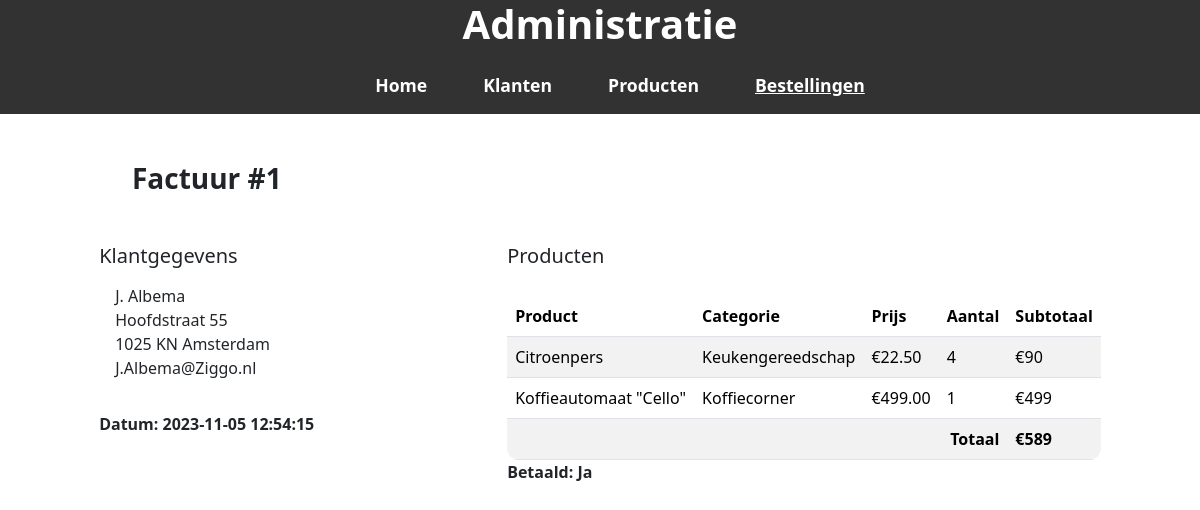
/invoice.php?id=1, run on the app's committed database.
### tables this page shows
CREATE TABLE `customers` (
  `customer_id` int(11) NOT NULL,
  `customer_firstname` varchar(50) NOT NULL,
  `customer_lastname` varchar(50) NOT NULL,
  `customer_address` varchar(50) NOT NULL,
  `customer_zipcode` varchar(7) NOT NULL,
  `customer_city` varchar(50) NOT NULL,
  `customer_email` varchar(50) NOT NULL
);

CREATE TABLE `orders` (
  `order_id` int(11) NOT NULL,
  `order_customer_id` int(11) NOT NULL,
  `order_date` datetime NOT NULL,
  `order_paid` tinyint(4) NOT NULL
);

CREATE TABLE `order_lines` (
  `order_line_id` int(11) NOT NULL,
  `order_line_order_id` int(11) NOT NULL,
  `order_line_product_id` int(11) NOT NULL,
  `order_line_quantity` int(11) NOT NULL
);

CREATE TABLE `products` (
  `product_id` int(11) NOT NULL,
  `product_name` varchar(50) NOT NULL,
  `product_category` varchar(50) DEFAULT NULL,
  `product_price` decimal(8,2) NOT NULL,
  `product_instock` tinyint(4) NOT NULL DEFAULT 0
);

### Classes/order.php (called while the page is built, shortened)
<?php
class Order
{
    public static function vindBestellingId($orderId)
    {
        $conn = Database::start();
        $query = "SELECT * FROM orders WHERE order_id = '$orderId'";
        $result = $conn->query($query);
        if ($result->num_rows > 0) {
            $row = $result->fetch_assoc();
            $order = new Order();
            $order->id = $row["order_id"];
            $order->customerId = $row["order_customer_id"];
            $order->date = $row["order_date"];
            $order->paid = $row["order_paid"];
            return $order;
        }
        return null;
    }
}

### Classes/customer.php (called while the page is built, shortened)
<?php
class Customer
{
    public static function vindKlantId($klantId)
    {
        $conn = Database::start();
        $query = "SELECT * FROM customers WHERE customer_id = '$klantId'";
        $result = $conn->query($query);
        if ($result->num_rows > 0) {
            $row = $result->fetch_assoc();
            $klant = new Customer();
            $klant->id = $row["customer_id"];
            $klant->firstname = $row["customer_firstname"];
            $klant->lastname = $row["customer_lastname"];
            $klant->address = $row["customer_address"];
            $klant->zipcode = $row["customer_zipcode"];
            $klant->city = $row["customer_city"];
            $klant->email = $row["customer_email"];
            return $klant;
        }
        return null;
    }
}

### Classes/orderLine.php (called while the page is built, shortened)
<?php
class Orderline
{
    public static function findOrderId($orderId)
    {
        $conn = Database::start();
        $query = "SELECT * FROM order_lines WHERE order_line_order_id = '$orderId'";
        $result = $conn->query($query);
        $orderlines = [];
        if ($result->num_rows > 0) {
            while ($row = $result->fetch_assoc()) {
                $orderline = new Orderline();
                $orderline->id = $row["order_line_id"];
                $orderline->orderId = $row["order_line_order_id"];
                $orderline->productId = $row["order_line_product_id"];
                $orderline->quantity = $row["order_line_quantity"];
                $orderlines[] = $orderline;
            }
        }
        return $orderlines;
    }
}

### Classes/product.php (called while the page is built, shortened)
<?php
class Product
{
    public static function findId($productId)
    {
        $conn = Database::start();
        $query = "SELECT * FROM products WHERE product_id = '$productId'";
        $result = $conn->query($query);
        if ($result->num_rows > 0) {
            $row = $result->fetch_assoc();
            $product = new Product();
            $product->id = $row["product_id"];
            $product->name = $row["product_name"];
            $product->category = $row["product_category"];
            $product->price = $row["product_price"];
            $product->instock = $row["product_instock"];
            return $product;
        }
        return null;
    }
}

### invoice.php (the view, shortened to what this page needs)
<?php
include "Classes/order.php";
include "Classes/customer.php";
include "Classes/orderLine.php";
include "Classes/product.php";
$order = null;
$klant = null;
$orderlines = [];
$foutmelding = null;
if (isset($_GET['id'])) {
    $orderId = $_GET['id'];
    $order = Order::vindBestellingId($orderId);
    if ($order) {
        $klant = Customer::vindKlantId($order->customerId);
        $orderlines = Orderline::findOrderId($orderId);
    } else {
        $foutmelding = "De Bestelling is niet gevonden.";
    }
} else {
    $foutmelding = "Geen order opgegeven.";
}
?>
<!doctype html>
<html lang="nl">
<head>
    <link rel="stylesheet" href="https://cdn.jsdelivr.net/npm/bootstrap-icons@1.10.5/font/bootstrap-icons.css">
    <link href="https://cdn.jsdelivr.net/npm/bootstrap@5.3.6/dist/css/bootstrap.min.css" rel="stylesheet">
    <link href="css/style.css" rel="stylesheet">
</head>
<body>
    <div class="container-fluid">
        <div class="row" id="titel">
            <div class="col text-center">
                <h1><strong>Administratie</strong></h1>
            </div>
        </div>
        <div class="row">
            <nav class="navbar navbar-expand-lg" id="kleurNav">
                <div class="container-fluid">
                    <div class="collapse navbar-collapse" id="navbarNav">
                        <ul class="navbar-nav mx-auto">
                            <li class="nav-item"><a class="nav-link" href="home.php">Home</a></li>
                            <li class="nav-item"><a class="nav-link" href="index.php">Klanten</a></li>
                            <li class="nav-item"><a class="nav-link" href="products.php">Producten</a></li>
                            <li class="nav-item"><a class="nav-link" id="active" href="orders.php">Bestellingen</a></li>
                        </ul>
                    </div>
                </div>
            </nav>
        </div>
        <div class="row mt-5">
            <div class="col">
                <?php if ($foutmelding): ?>
                    <div class="alert alert-danger text-center">
                        <?= $foutmelding ?>
                    </div>
                <?php else: ?>
                    <h3 class="factuur-titel"><strong>Factuur #<?= $orderId ?></strong></h3>
                <?php endif; ?>
            </div>
        </div>
        <?php if (!$foutmelding): ?>
            <div class="row justify-content-center">
                <div class="col-12">
                    <div class="factuur-flex">
                        <div id="blokje">
                            <h5 id="naam">Klantgegevens</h5>
                            <p class="p-3">
                                <?= $klant->firstname . " " . $klant->lastname ?><br>
                                <?= $klant->address ?><br>
                                <?= $klant->zipcode . " " . $klant->city ?><br>
                                <?= $klant->email ?><br>
                            </p>
                            <p id="onderkant"><strong>Datum: <?= $order->date ?></strong>
                        </div>
                        <div id="tableBlok">
                            <h5 id="namen">Producten</h5>
                            <table class="table table-striped" id="factuurTabel">
                                <thead>
                                    <tr>
                                        <th>Product</th>
                                        <th>Categorie</th>
                                        <th>Prijs</th>
                                        <th>Aantal</th>
                                        <th>Subtotaal</th>
                                    </tr>
                                </thead>
                                <tbody>
                                    <?php
                                    $totaal = 0;
                                    foreach ($orderlines as $line) {
                                        $product = Product::findId($line->productId);
                                        if ($product) {
                                            $subtotaal = $product->price * $line->quantity;
                                            $totaal += $subtotaal;
                                        ?>
                                            <tr>
                                                <td><?= $product->name ?></td>
                                                <td><?= $product->category ?></td>
                                                <td>€<?= $product->price ?></td>
                                                <td><?= $line->quantity ?></td>
                                                <td>€<?= $subtotaal ?></td>
                                            </tr>
                                        <?php } ?>
                                    <?php } ?>
                                    <tr>
                                        <td colspan="4" class="text-end"><strong>Totaal</strong></td>
                                        <td><strong>€<?= $totaal ?></strong></td>
                                    </tr>
                                </tbody>
                            </table>
                            <p id="status"><strong>Betaald:</strong>
                                <?php
                                if ($order->paid == 1) {
                                    echo "<strong>Ja</strong>";
                                } else {
                                    echo "<strong>Nee</strong>";
                                }
                                ?>
                            </p>
                        </div>
                    </div>
                </div>
            </div>
        <?php endif; ?>
    </div>
</body>
</html>

### CSS/style.css (style rules this page uses)
body { background-color: #ffffff; margin: 0; padding: 0; }
#kleurNav, #titel { background-color: #323232; }
h1 { color: #fff; }
#active { text-decoration: underline; font-weight: 700; }
.navbar .nav-link { color: #fff; font-weight: 600; font-size: 1.1rem; transition: color 0.4s; }
.navbar-nav .nav-item { margin-left: 40px; }
.factuur-flex { display: flex; gap: 40px; justify-content: center; align-items: flex-start; margin-top: 40px; flex-wrap: wrap; }
#blokje { min-width: 320px; max-width: 350px; }
#tableBlok { min-width: 500px; max-width: 900px; margin-left: 48px; }
#namen { margin-bottom: 28px; }
.factuur-titel { margin-left: 10vw; }
#naam, #onderkant, #status { margin: 0; padding: 0; background: none; color: inherit; border-radius: 0; width: auto; }
#factuurTabel { width: 100%; background-color: #fff; border-radius: 12px; overflow: hidden; margin-bottom: 0; }

### data on the page
customers: customer_firstname "J.", customer_lastname "Albema", customer_address "Hoofdstraat 55", customer_zipcode "1025 KN", customer_city "Amsterdam", customer_email "J.Albema@Ziggo.nl"
orders: order_date "2023-11-05 12:54:15"
order_lines: products.product_name "Citroenpers", products.product_category "Keukengereedschap", products.product_price "22.50", order_line_quantity "4", order_line_quantity.product_price "90"
order_lines: products.product_name "Koffieautomaat \"Cello\"", products.product_category "Koffiecorner", products.product_price "499.00", order_line_quantity "1", order_line_quantity.product_price "499"

### other printed values
$orderId "1"
$totaal "589"
